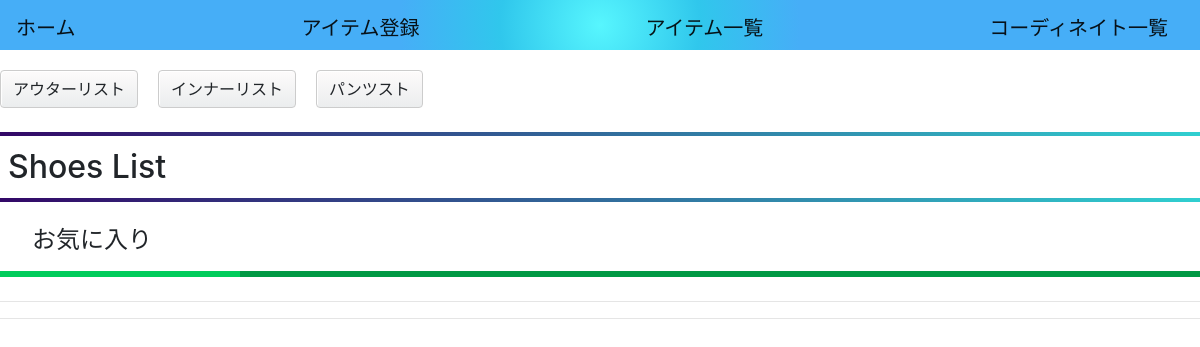
Page /clothes/shoes_list/ (signed in) on the earlier database version.
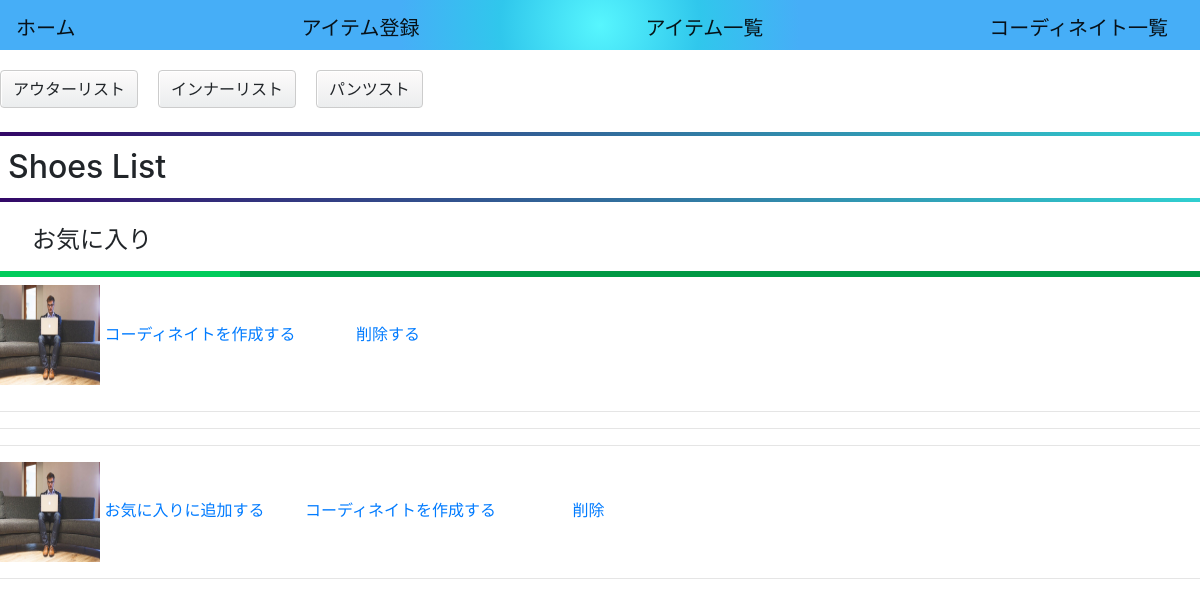
Same page on the later database version.
### clothes/models.py (models this page shows)
class Favorite(models.Model):
    user = models.ForeignKey(Users, on_delete=models.CASCADE, null=True)
    outer = models.FileField(upload_to='picture/',default='')
    inner = models.FileField(upload_to='picture/',default='')
    pants = models.FileField(upload_to='picture/',default='')
    shoes = models.FileField(upload_to='picture/',default='')
    coordinate = models.ForeignKey(Coordinate, on_delete=models.SET_NULL, null=True, blank=True,related_name='favorites')
    create_at = models.DateTimeField(default=timezone.now)
    update_at = models.DateTimeField(default=timezone.now)
    class Meta:
        db_table = 'favorite'

class Shoes(models.Model):
    user = models.ForeignKey(Users, on_delete=models.CASCADE, null=True)
    shoes = models.FileField(upload_to='picture/',default='')
    coordinate = models.ForeignKey(Coordinate, on_delete=models.SET_NULL, null=True, blank=True,related_name='shoess')
    create_at = models.DateTimeField(default=timezone.now)
    update_at = models.DateTimeField(default=timezone.now)
    class Meta:
        db_table = 'shoes'

### clothes/views.py (the view)
# urls.py: path('shoes_list/',ShoesListView.as_view(), name='shoes_list'),
class ShoesListView(ListView):
    model = Shoes
    model = Coordinate
    model = Favorite
    template_name = 'clothes/shoes_list.html'
    context_object_name1 = 'shoess'
    context_object_name2 = 'coordinates'
    context_object_name3 = 'favorites'
    def get_queryset(self):
       if self.request.user.is_authenticated:
         shoes_queryset = Shoes.objects.filter(user=self.request.user)
         coordinate_queryset = Coordinate.objects.filter(user=self.request.user)
         favorite_queryset = Favorite.objects.filter(user=self.request.user)
         return shoes_queryset, coordinate_queryset, favorite_queryset
       else:
        return Shoes.objects.none(), Coordinate.objects.none(), Favorite.objects.none()
    def get_context_data(self, **kwargs):
        context = super().get_context_data(**kwargs)
        shoes_queryset, coordinate_queryset, favorite_queryset = self.get_queryset()
        context[self.context_object_name1] = shoes_queryset
        context[self.context_object_name2] = coordinate_queryset
        context[self.context_object_name3] = favorite_queryset
        return context

### templates/clothes/shoes_list.html (shortened to what this page needs)
{% extends "base.html" %}
{% block content %}
<form method="POST">
 <div class="link-container">
  <a href=" {% url 'clothes:outer_list' %}"class="btn btn-radius-solid">アウターリスト</a>
  <a href=" {% url 'clothes:inner_list' %}"class="btn btn-radius-solid">インナーリスト</a>
  <a href=" {% url 'clothes:pants_list' %}"class="btn btn-radius-solid">パンツスト</a>
</div>
<br>
<h2>Shoes List</h2>
<h4>お気に入り</h4>
<div class="link-container">
{% for favorite in favorites %}
{% if favorite.shoes %}
<div class="link-item">
<img width="100px" height="100px"  src="{{ favorite.shoes.url}}" alt="Shoes Image">
<a href=" {% url 'clothes:create_favorite_shoes_coordinate' pk=favorite.id %}">コーディネイトを作成する</a>
<a href=" {% url 'clothes:favorite_shoes_delete_picture' pk=favorite.id %}">削除する</a>
</div>
{% endif %}
{% endfor %}
</div>
<hr>
<hr>
{% for shoes in shoess %}
<hr>
<tr>
 <img width="100px" height="100px"  src="{{ shoes.shoes.url}}" alt="Shoes Image">
  <a href=" {% url 'clothes:add_favorite_shoes' pk=shoes.id %}">お気に入りに追加する</a> &nbsp; &nbsp; &nbsp; &nbsp;
  <a href=" {% url 'clothes:create_shoes_coordinate' pk=shoes.id %}">コーディネイトを作成する</a> &nbsp; &nbsp; &nbsp; &nbsp;
  <a href=" {% url 'clothes:shoes_delete_picture' pk=shoes.id %}">削除</a>
</tr>
<hr>
{% endfor %}
</form>
{% endblock %}

Differences in the rows shown:
added Favorite: shoes (picture)
added Shoes: shoes (picture)
